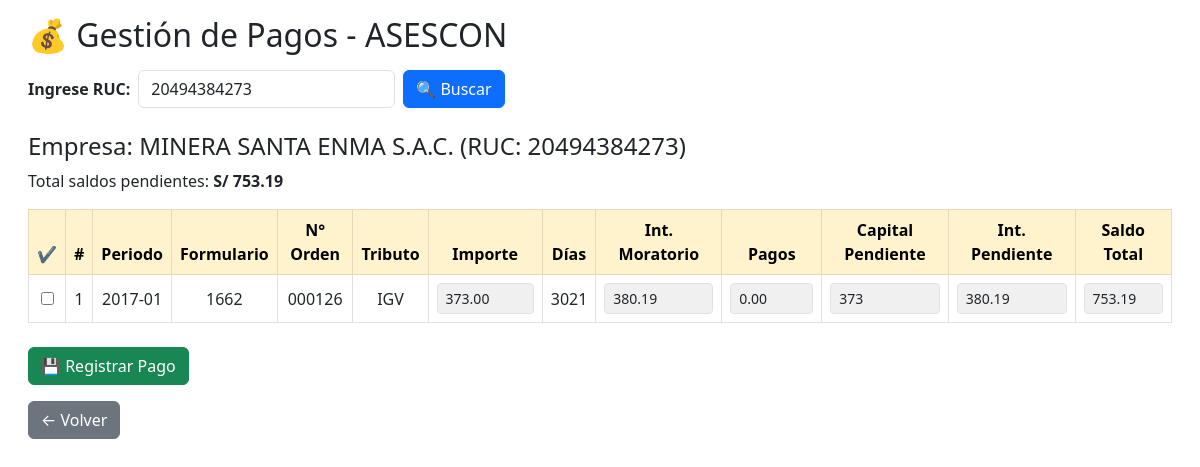
Screenshot of /reportes/pagos.php?ruc=20494384273 with the database file from the repository.
### tables this page shows
CREATE TABLE IF NOT EXISTS `empresas` (
  `id_empresa` int NOT NULL AUTO_INCREMENT,
  `ruc` varchar(20) NOT NULL,
  `razon_social` varchar(255) NOT NULL,
  `usuario_sol` varchar(50) NOT NULL,
  `clave_sol` varchar(255) NOT NULL,
  `api_client_id` varchar(255) DEFAULT NULL,
  `api_client_secret` varchar(255) DEFAULT NULL,
  `fecha_registro` timestamp NULL DEFAULT CURRENT_TIMESTAMP,
  `estado` enum('ACTIVO','INACTIVO') NOT NULL DEFAULT 'ACTIVO',
  PRIMARY KEY (`id_empresa`),
  UNIQUE KEY `ux_emp_ruc` (`ruc`)
);

CREATE TABLE IF NOT EXISTS `deudas` (
  `id` int NOT NULL AUTO_INCREMENT,
  `ruc` varchar(11) NOT NULL,
  `periodo_tributario` varchar(20) DEFAULT NULL,
  `formulario` varchar(50) DEFAULT NULL,
  `numero_orden` varchar(50) DEFAULT NULL,
  `tributo_multa` varchar(100) DEFAULT NULL,
  `tipo` varchar(50) DEFAULT NULL,
  `fecha_emision` date DEFAULT NULL,
  `fecha_notificacion` date DEFAULT NULL,
  `fecha_pagos` date DEFAULT NULL,
  `fecha_calculos` date DEFAULT NULL,
  `etapa_basica` varchar(50) DEFAULT NULL,
  `importe_deudas` decimal(15,2) DEFAULT NULL,
  `importe_tributaria` decimal(15,2) DEFAULT NULL,
  `interes_capitalizado` decimal(15,2) DEFAULT NULL,
  `interes_moratorio` decimal(15,2) DEFAULT NULL,
  `pagos` decimal(15,2) DEFAULT NULL,
  `saldo_total` decimal(15,2) DEFAULT NULL,
  `interes_diario` decimal(15,2) DEFAULT NULL,
  `interes_acumulado` decimal(15,2) DEFAULT NULL,
  `id_empresa` int NOT NULL,
  PRIMARY KEY (`id`),
  KEY `fk_deudas_empresas` (`id_empresa`)
);

### public/reportes/pagos.php (the view, shortened to what this page needs)
<?php
$db = new Database();
$pdo = $db->getConnection();
$ruc = $_GET['ruc'] ?? '';
$empresa = isset($_GET['empresa']) ? $_GET['empresa'] : null;
if ($ruc) {
    $stmt = $pdo->prepare("SELECT * FROM empresas WHERE ruc = ?");
    $stmt->execute([$ruc]);
    $empresa = $stmt->fetch(PDO::FETCH_ASSOC);
    if ($empresa) {
        $id_empresa = $empresa['id_empresa'];
        $stmt = $pdo->prepare("SELECT * FROM deudas WHERE id_empresa = ?");
        $stmt->execute([$id_empresa]);
        $deudas = $stmt->fetchAll(PDO::FETCH_ASSOC);
        $tasa_diaria_sunat = 0.0003374;
        $total_saldo = 0;
        foreach ($deudas as &$d) {
            $importe = floatval($d['importe_tributaria']);
            $interes_capitalizado = floatval($d['interes_capitalizado']);
            $fecha_vencimiento = new DateTime($d['fecha_emision']);
            $fecha_calculo = !empty($d['fecha_pagos']) ? new DateTime($d['fecha_pagos']) : new DateTime();
            $dias_mora = $fecha_vencimiento->diff($fecha_calculo)->days;
            $interes_moratorio_hoy = round(($importe + $interes_capitalizado) * $tasa_diaria_sunat * $dias_mora, 2);
            $intereses_pendientes = $interes_capitalizado + $interes_moratorio_hoy;
            $capital_pendiente = $importe;
            $saldo_total = round($capital_pendiente + $intereses_pendientes, 2);
            $total_saldo += $saldo_total;
        }
    } else {
        $empresa = null;
        $deudas = [];
        $total_saldo = 0;
    }
}
?>
<!DOCTYPE html>
<html lang="es">
<head>
    <link href="https://cdn.jsdelivr.net/npm/bootstrap@5.3.0/dist/css/bootstrap.min.css" rel="stylesheet">
</head>
<body class="p-3">
<div class="container-fluid">
    <h2 class="mb-3">💰 Gestión de Pagos - ASESCON</h2>
    <form method="GET" class="mb-4 d-flex align-items-center gap-2">
        <label for="ruc" class="form-label mb-0"><b>Ingrese RUC:</b></label>
        <input type="text" id="ruc" name="ruc" class="form-control w-auto" maxlength="11" value="<?= htmlspecialchars($ruc) ?>" required>
        <button type="submit" class="btn btn-primary">🔍 Buscar</button>
    </form>
    <?php if ($ruc && !$empresa): ?>
        <p style="color:red">❌ No se encontró la empresa con RUC <?= htmlspecialchars($ruc) ?></p>
    <?php elseif ($empresa): ?>
        <h4>Empresa: <?= htmlspecialchars($empresa['razon_social']) ?> (RUC: <?= htmlspecialchars($ruc) ?>)</h4>
        <p>Total saldos pendientes: <b>S/ <span id="totalSaldo"><?= number_format($total_saldo, 2) ?></span></b></p>
        <div class="table-responsive mt-3">
            <table class="table table-bordered table-hover align-middle text-center" id="tablaPagos">
                <thead class="table-warning">
                    <tr>
                        <th>✔</th>
                        <th>#</th>
                        <th>Periodo</th>
                        <th>Formulario</th>
                        <th>N° Orden</th>
                        <th>Tributo</th>
                        <th>Importe</th>
                        <th>Días</th>
                        <th>Int. Moratorio</th>
                        <th>Pagos</th>
                        <th>Capital Pendiente</th>
                        <th>Int. Pendiente</th>
                        <th>Saldo Total</th>
                    </tr>
                </thead>
                <tbody>
                    <?php $n = 1; foreach($deudas as $fila): ?>
                    <tr data-id="<?= $fila['id'] ?>">
                        <td><input type="checkbox" class="selectDeuda"></td>
                        <td><?= $n++ ?></td>
                        <td><?= htmlspecialchars($fila['periodo_tributario']) ?></td>
                        <td><?= htmlspecialchars($fila['formulario']) ?></td>
                        <td><?= htmlspecialchars($fila['numero_orden']) ?></td>
                        <td><?= htmlspecialchars($fila['tributo_multa']) ?></td>
                        <td><input type="number" class="form-control form-control-sm" value="<?= $fila['importe_tributaria'] ?>" readonly></td>
                        <td><?= $fila['dias'] ?></td>
                        <td><input type="number" class="form-control form-control-sm" value="<?= $fila['interes_moratorio'] ?>" readonly></td>
                        <td><input type="number" class="form-control form-control-sm pago" value="<?= $fila['pagos'] ?>" readonly></td>
                        <td><input type="number" class="form-control form-control-sm" value="<?= $fila['capital_pendiente'] ?>" readonly></td>
                        <td><input type="number" class="form-control form-control-sm" value="<?= $fila['interes_pendiente'] ?>" readonly></td>
                        <td><input type="number" class="form-control form-control-sm saldo" value="<?= $fila['saldo_total'] ?>" readonly></td>
                    </tr>
                    <?php endforeach; ?>
                </tbody>
            </table>
        </div>
        <div class="mt-2">
            <button id="btnAbrirModal" class="btn btn-success">💾 Registrar Pago</button>
        </div>
        <a href="admin_contable.php" class="btn btn-secondary mt-3">← Volver</a>
    <?php endif; ?>
</div>
</body>
</html>

### public/reportes/pagos.php (style rules this page uses)
input[readonly] { background-color: #f0f0f0 !important; cursor: not-allowed; }

### rows the page displays
empresas: razon_social "MINERA SANTA ENMA S.A.C."
deudas: periodo_tributario "2017-01", formulario "1662", numero_orden "000126", tributo_multa "IGV", importe_tributaria "373.00", dias "3021", interes_moratorio "380.19", pagos "0.00", capital_pendiente "373", interes_pendiente "380.19", saldo_total "753.19"

### other values shown
$ruc "20494384273"
$total_saldo "753.19"
